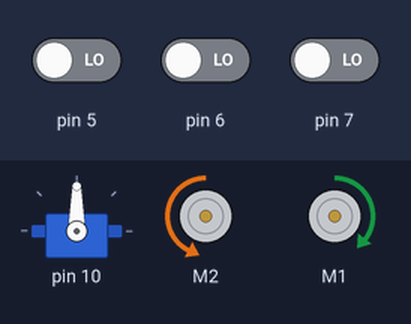
This sketch was run on a simulated Arduino Uno, built with avr-gcc and run on an emulated ATmega328P. On the bench: servo, 2 × DC motor (green arrow = forward, orange = backward, longer = faster). Inputs (shaded band) come from the test bench; at power-on: pin 6 LOW, pin 5 LOW, pin 7 LOW.

Above: at 2.2 s.
2.3 s: pin 6 driven HIGH
At 3.3 s:
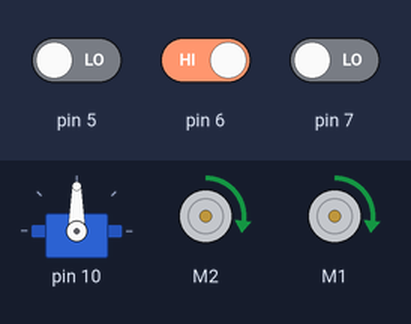
3.8 s: pin 5 driven HIGH
At 4.5 s:
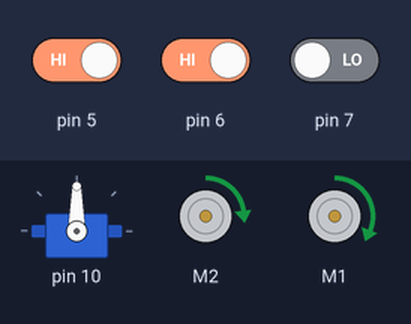
5.3 s: pin 5 driven LOW
At 5.6 s:
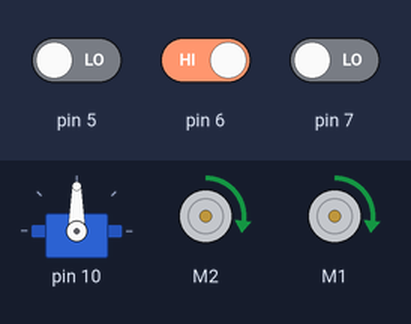
6.8 s: pin 7 driven HIGH
At 7.9 s:
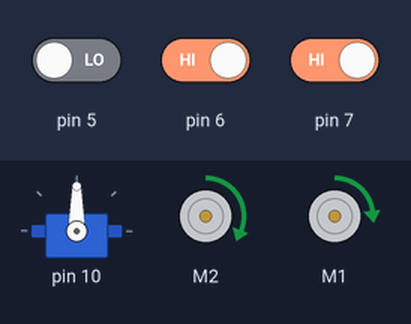
8.3 s: pin 6 driven LOW and pin 7 driven LOW
At 9.1 s:
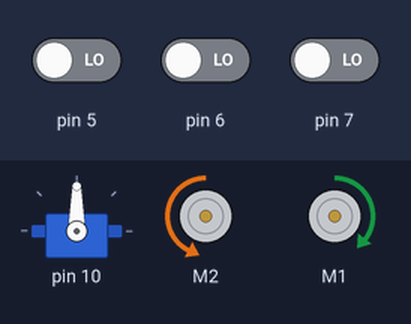
9.8 s: pin 7 driven HIGH
At 10.2 s:
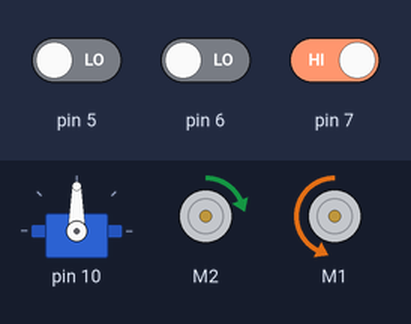
Timing chart, 0 to 12.3 s (numbered marks = the images above; inputs shaded):
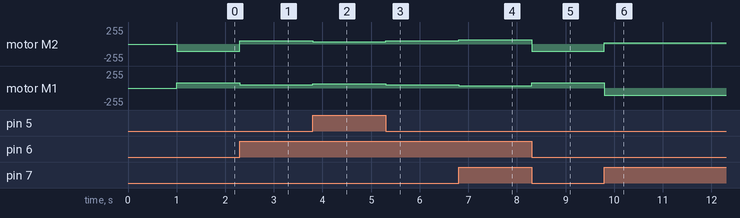

The sketch:

linefollower_2.ino
```cpp
// Include libraries:
#include <Adafruit_MotorShield.h>
#include <lenlib.h>
#include <Wire.h>
#include <Servo.h>
#include "utility/Adafruit_PWMServoDriver.h"
//42,1,150 @ 110
//30,1.05,0 @ 60
//float Kp=17,Ki=3.8,Kd=0.0;
int loopDelay = 0;
float Kp=16,Ki=0,Kd=15;//15
float error=0, P=0, I=0, D=0, PID_value=0;
float previous_error=0, previous_I=0;
int sensor[3]={0, 0, 0};
int initial_motor_speed=50;
int lessThan = 20;
void read_sensor_values(void);
void calculate_pid(void);
void motor_control(void);

//myMotors Motors;   // Create Motors object
mySensors Sensors; // Create Sensors object
myMotors Motors;
//Adafruit_MotorShield AFMS = Adafruit_MotorShield();
//Adafruit_DCMotor *myMotor1 = AFMS.getMotor(1);
//Adafruit_DCMotor *myMotor2 = AFMS.getMotor(2);


// Create the motor shield object with the default I2C address
// Adafruit_MotorShield AFMS = Adafruit_MotorShield();
//
// Adafruit_DCMotor *myMotor1 = AFMS.getMotor(1);
// Adafruit_DCMotor *myMotor2 = AFMS.getMotor(2);

void setup()
{
 Serial.begin(9600); //Enable Serial Communications

 Motors.beginMotors();   // Start motors
 //AFMS.begin();
 Sensors.beginSensors(); // Start sensors

 delay(1000);
}

void loop()
{
    read_sensor_values();
    calculate_pid();
    motor_control();
    //
    // Serial.print("Sensor0: ");
    // Serial.print(sensor[0]);
    // Serial.print("\tSensor1: ");
    // Serial.print(sensor[1]);
    // Serial.print("\tSensor2: ");
    // Serial.println(sensor[2]);

    delay(loopDelay);
}

void read_sensor_values()
{
  sensor[0]=Sensors.readReflect0();
  sensor[1]=Sensors.readReflect1();
  sensor[2]=Sensors.readReflect2();

  if((sensor[0]==0)&&(sensor[1]==0)&&(sensor[2]==1))//&&(sensor[4]==0)&&(sensor[4]==1))
  error=2;
  else if((sensor[0]==0)&&(sensor[1]==1)&&(sensor[2]==1))
  error=1;
  else if((sensor[0]==0)&&(sensor[1]==1)&&(sensor[2]==0))//&&(sensor[4]==1)&&(sensor[4]==0))
  error=0;
  else if((sensor[0]==1)&&(sensor[1]==1)&&(sensor[2]==0))//&&(sensor[4]==1)&&(sensor[4]==0))
  error=-1;
  else if((sensor[0]==1)&&(sensor[1]==0)&&(sensor[2]==0))//&&(sensor[4]==0)&&(sensor[4]==0))
  error=-2;
  else if((sensor[0]==0)&&(sensor[1]==0)&&(sensor[2]==0))//&&(sensor[4]==0)&&(sensor[4]==0))
    if(error==-2) error=-2;
    else error=2;
}

void calculate_pid()
{
    P = error;
    I = I + previous_I;
    D = error-previous_error;

    PID_value = (Kp*P) + (Ki*I) + (Kd*D);

    previous_I=I;
    previous_error=error;
}

void motor_control()
{
    // Calculating the effective motor speed:
    int left_motor_speed = initial_motor_speed-PID_value;
    int right_motor_speed = initial_motor_speed+PID_value;

    // The motor speed should not exceed the max PWM value
    constrain(left_motor_speed,0,255);
    constrain(right_motor_speed,0,255);

    // Serial.print("Left Motor Speed: ");
    // Serial.print(left_motor_speed);
    // Serial.print("\tRight Motor Speed: ");
    // Serial.println(right_motor_speed);
    if(left_motor_speed < lessThan){
        Motors.runMotor(2,BACKWARD,initial_motor_speed*2.2); // Left motor Speed
        Motors.runMotor(1,FORWARD,right_motor_speed); //Right motor Speed
    }
    else if(right_motor_speed < lessThan){
      Motors.runMotor(1,BACKWARD,initial_motor_speed*2.2); // Left motor Speed
      Motors.runMotor(2,FORWARD,right_motor_speed); //Right motor Speed
    }
    else{
    Motors.runMotor(2,FORWARD,left_motor_speed); // Left motor Speed
    Motors.runMotor(1,FORWARD,right_motor_speed); //Right motor Speed
  }
    //analogWrite(9,initial_motor_speed-PID_value);   //Left Motor Speed
    //analogWrite(10,initial_motor_speed+PID_value);  //Right Motor Speed
    //myMotor1->setSpeed(initial_motor_speed-PID_value);
    //myMotor2->setSpeed(initial_motor_speed+PID_value);

    //following lines of code are to make the bot move forward
    /*The pin numbers and high, low values might be different
    depending on your connections */
    // digitalWrite(4,HIGH);
    // digitalWrite(5,LOW);
    // digitalWrite(6,LOW);
    // digitalWrite(7,HIGH);
    //myMotor1->run(FORWARD);
    //myMotor2->run(FORWARD);

}
```

Measured:
- after the input at 2.3 s, motor M2: backward 110/255 → forward 50/255 at once; motor M1: forward 82/255 → forward 50/255 at once
- after the input at 3.8 s, motor M2: forward 50/255 → forward 34/255 at once; motor M1: forward 50/255 → forward 66/255 at once
- after the input at 5.3 s, motor M2: forward 34/255 → forward 50/255 at once; motor M1: forward 66/255 → forward 50/255 at once
- after the input at 6.8 s, motor M2: forward 50/255 → forward 66/255 at once; motor M1: forward 50/255 → forward 34/255 at once
- after the input at 8.3 s, motor M2: forward 66/255 → backward 110/255 at once; motor M1: forward 34/255 → forward 82/255 at once
- after the input at 9.8 s, motor M2: backward 110/255 → forward 18/255 at once; motor M1: forward 82/255 → backward 110/255 at once
